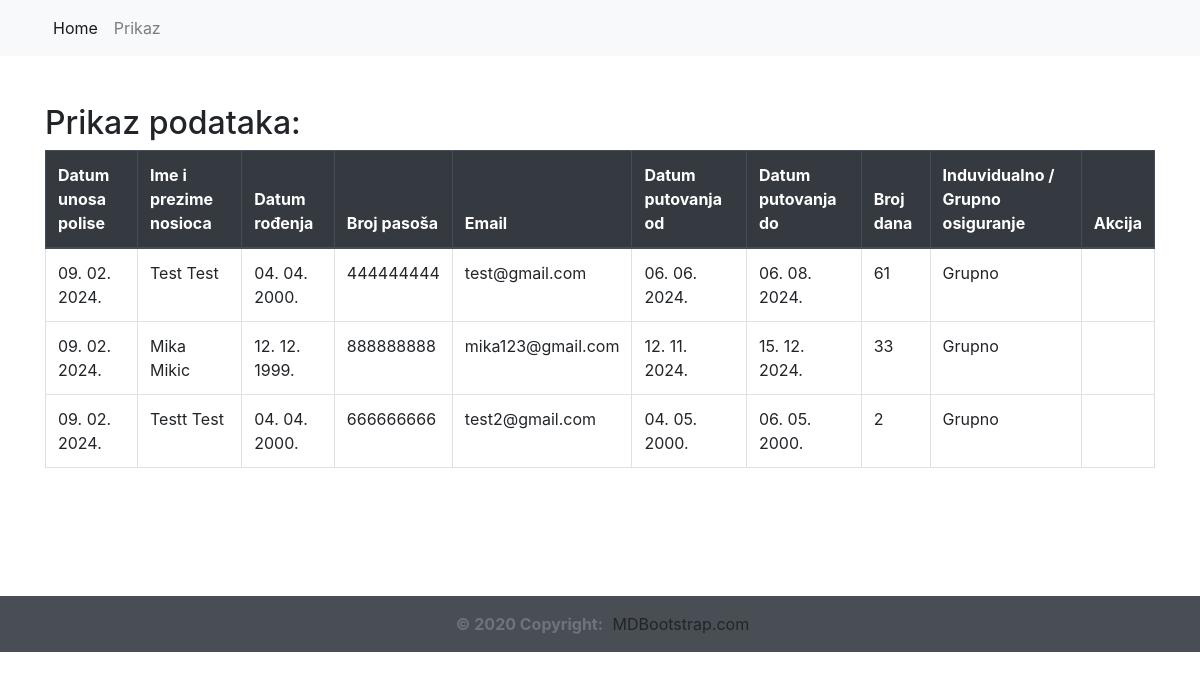
The page /index.php?page=prikaz on the database its author committed.
### tables this page shows
CREATE TABLE `nosilac` (
  `id_nosilac` int(11) NOT NULL,
  `ime_prezime` varchar(100) NOT NULL,
  `datum_rodjenja` date NOT NULL,
  `broj_pasos` int(9) NOT NULL,
  `telefon` varchar(12) DEFAULT NULL,
  `email` varchar(50) NOT NULL,
  `datum_od` date NOT NULL,
  `datum_do` date NOT NULL,
  `id_polisa` int(11) DEFAULT NULL,
  `created_at` timestamp NOT NULL DEFAULT current_timestamp(),
  `updated_at` timestamp NULL DEFAULT current_timestamp()
);

### models/db.php (called while the page is built, shortened)
<?php
function dohvati($table){
    global $conn;
    $upit = "SELECT * FROM $table";
    $prikaz = $conn->query($upit);
    $prikaz->execute();
    $rezultat = $prikaz->fetchAll();
    return $rezultat;
}
?>

### views/pages/prikaz.php (the view, shortened to what this page needs)
<?php
$dohvatiPodatke = dohvati('nosilac');
?>
<div class="container mt-5">
    <h2>Prikaz podataka:</h2>
    <div class="table-responsive">
        <table class="table table-bordered table-hover">
            <thead class="thead-dark">
                <tr>
                    <th>Datum unosa polise</th>
                    <th>Ime i prezime nosioca</th>
                    <th>Datum rođenja</th>
                    <th>Broj pasoša</th>
                    <th>Email</th>
                    <th>Datum putovanja od</th>
                    <th>Datum putovanja do</th>
                    <th>Broj dana</th>
                    <th>Induvidualno / Grupno osiguranje</th>
                    <th>Akcija</th>
                </tr>
            </thead>
            <tbody>
                <?php foreach ($dohvatiPodatke as $red): ?>
                    <tr>
                        <td><?php echo date_format(new DateTime($red->created_at), 'd. m. Y.'); ?></td>
                        <td><?php echo $red->ime_prezime; ?></td>
                        <td><?php echo date_format(new DateTime($red->datum_rodjenja), 'd. m. Y.'); ?></td>
                        <td><?php echo $red->broj_pasos; ?></td>
                        <td><?php echo $red->email; ?></td>
                        <td><?php echo date_format(new DateTime($red->datum_od), 'd. m. Y.'); ?></td>
                        <td><?php echo date_format(new DateTime($red->datum_do), 'd. m. Y.'); ?></td>
                        <td>
                            <?php
                                $datum_od = new DateTime($red->datum_od);
                                $datum_do = new DateTime($red->datum_do);
                                $razlika = $datum_od->diff($datum_do);
                                echo $razlika->days;
                            ?>
                        </td>
                        <td><?php echo ($red->id_polisa === "1") ? "Individualno" : "Grupno"; ?></td>
                        <td>
                        </td>
                    </tr>
                <?php endforeach; ?>
            </tbody>
        </table>
    </div>
</div>

### views/fixed/head.php (shortened to what this page needs)
<!DOCTYPE html>
<html lang="sr">
<head>
    <link rel="stylesheet" href="https://stackpath.bootstrapcdn.com/bootstrap/4.5.2/css/bootstrap.min.css">
    <link rel="stylesheet" href="assets/css/styles.css">
</head>
<body>

### views/fixed/nav.php (shortened to what this page needs)
<nav class="navbar navbar-expand-lg navbar-light bg-light">
    <div class="container">
        <div class="collapse navbar-collapse" id="navbarNavAltMarkup">
            <div class="navbar-nav">
                <a class="nav-link active" aria-current="page" href="index.php?page=home">Home</a>
                <a class="nav-link" href="index.php?page=prikaz">Prikaz</a>
            </div>
        </div>
    </div>
</nav>

### index.php (shortened to what this page needs)
<?php
include "config/connection.php";
include "models/db.php";
include "views/fixed/head.php";
include 'views/fixed/nav.php';
if(isset($_GET['page'])){
    switch($_GET['page']){
        case 'prikaz':
            include 'views/pages/prikaz.php';
            break;
    }
}else {
    include 'views/pages/home.php';
}
include 'views/fixed/footer.php';
?>

### views/fixed/footer.php (shortened to what this page needs)
<footer class="bg-dark text-white text-center text-lg-start">
  <div class="text-center p-3" style="background-color: rgba(255, 255, 255, 0.1);">
    <span class="text-muted">© 2020 Copyright:</span>
    <a class="text-body" href="https://mdbootstrap.com/">MDBootstrap.com</a>
  </div>
</footer>

### assets/css/styles.css (style rules this page uses)
* { margin: 0px; padding: 0px; }
span { color: red; font-weight: bolder; padding: 5px; }
footer { margin: 7rem 0rem 0rem 0rem; }

### rows shown on the page
nosilac: created_at "09. 02. 2024.", ime_prezime "Test Test", datum_rodjenja "04. 04. 2000.", broj_pasos "444444444", email "test@gmail.com", datum_od "06. 06. 2024.", datum_do "06. 08. 2024.", datum_od+datum_do "61", shows "Grupno"
nosilac: created_at "09. 02. 2024.", ime_prezime "Mika Mikic", datum_rodjenja "12. 12. 1999.", broj_pasos "888888888", email "mika123@gmail.com", datum_od "12. 11. 2024.", datum_do "15. 12. 2024.", datum_od+datum_do "33", shows "Grupno"
nosilac: created_at "09. 02. 2024.", ime_prezime "Testt Test", datum_rodjenja "04. 04. 2000.", broj_pasos "666666666", email "test2@gmail.com", datum_od "04. 05. 2000.", datum_do "06. 05. 2000.", datum_od+datum_do "2", shows "Grupno"
